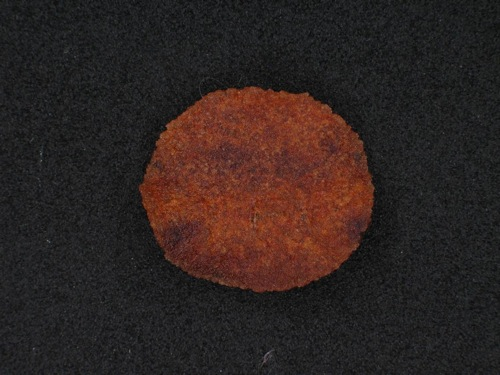
%> input picture ImagesAndData/testimg2.jpg, 500 x 375 px
$ octave --eval "result = Bim_segdefects(rgb2gray(imread('../ImagesAndData/testimg2.jpg')));"   (GNU Octave 9; MATLAB toolbox functions it lacks are replaced by stand-ins)
%> lines starting %> are read from the running program, lines starting %| are printed output that depends on the picture; in (x1, y1, x2, y2) boxes, pixels count from 0 and x2, y2 are one past the last pixel; in counts of white or black regions, pixels touching at a corner belong together; the program's own positions count from 1
### ImageProcessing/Bim_d1.m
% function J = Bim_d1(I,m);
%
% Toolbox: Balu
%    First derivative of image X using a m x m Gauss operator.
%
%    Input data:
%       I grayvalue image.
%
%    Output:
%       J first derivative of I
%
%    Example:
%       X = imread('testimg2.jpg');
%       I = rgb2gray(X);
%       figure(1)
%       imshow(I); title('original image')
%       J = Bimgd1(I,5);
%       figure(2)
%       imshow(J,[]); title('gradient')
%
% (c) D.Mery, PUC-DCC, 2010
% http://dmery.ing.puc.cl

function [Y,Yx,Yy] = Bim_d1(X,m)
sigma = m/8.5;
s2 = sigma^2;
Gx = zeros(m,m);
Gy = zeros(m,m);
c = (m-1)/2;
for i = 1:m
   x = i-c;
   x2 = (i-c)^2;
   for j=1:m
       y = j-c;
      y2 = (j-c)^2;
      ex = exp(-(x2+y2)/2/s2);
      Gx(i,j) = y*ex;
      Gy(i,j) = x*ex;
   end
end
mgx = sum(abs(Gx(:)))/2*(0.3192*m-0.3543);
Gx = Gx/mgx;
Gy = Gy/mgx;
Yx = conv2(X,Gx,'same');
Yy = conv2(X,Gy,'same');
Y0 = sqrt(Yx.*Yx+Yy.*Yy);
[N,M] = size(X);
Y = zeros(N,M);
Y(c:N-c,c:M-c) = Y0(c:N-c,c:M-c);

### ImageProcessing/Bim_d2.m
% J = Bimgd2(I)
%
% Toolbox: Balu
%    Second derivative of image X.
%
%    Input data:
%       I grayvalue image.
%
%    Output:
%       J = conv2(I,[0 1 0;1 -4 1;0 1 0],'same');
%
%    Example:
%       X = imread('testimg2.jpg');
%       I = rgb2gray(X);
%       figure(1)
%       imshow(I); title('original image')
%       J = Bimgd2(I);
%       figure(2)
%       imshow(J,[]); title('laplacian')
%
% (c) D.Mery, PUC-DCC, 2010
% http://dmery.ing.puc.cl

function Y = Bim_d2(X)
Y = conv2(X,[0 1 0;1 -4 1;0 1 0],'same');

### ImageProcessing/Bim_segdefects.m
% D.Mery
% Ago-2009
% Segmentacion de fallas hipoteticas
% input : X imagen de rayos X de entrada
% output: Y imagen binaria de salida con las fallas hipoteticas
% output: feat matriz de features extraidas ver ultimas lineas del codigo

function [Y,feat] = Bim_segdefects(X)

%
%Inicializacion de parametros:
%

%ajustes de contraste para imadjust
pb   = [30 0190 1.5];% 1: gris minimo
% 2: gris maximo
% 3: gamma

%deteccion de bordes
pe  = [1 11 0 15 10]; % 1: 1=>LoG, 2=>Canny, 3=>LoGX
% 2: Tamanho de la mascara
% 3: Umbral de la deteccion de bordes
% 4: Mascara del gradiente
% 5: Umbral del gradiente

%filtro mediana
pm = [15 3];          % 1: Tamanho de la mascara
% 2: umbral
%pre filtro
%pf  = [1  3];         %1: 0=>no hay, 1=>Gauss, 2=>Median, 3=>promedio
%2: Mascara

%clasificacion
% pk = [-0.0056 0.45];

%Otros:
Amin = 7;             % area minima en pixeles
Amax = 250;           % area maxima en pixeles
Bmax = 230;           % maximo valor de intensidad permitido (si es muy grande es un agujero)
Bmin = 30;            % minimo valor de intensidad permitido
Dmax = -0.7;          % maximo valor de la segunda derivada (valores negativos-> fallas claras)
Ksth = 2;             % umbral para el contraste Ks
Fth  = 0.65;          % umbral para el CLP
RAth = 0.05;          % umbral para la razon de areas


%
% ajuste de contraste de la imagen
%

xmin = pb(1);
xmax = pb(2);
B = abs(double(X)-xmin)/(xmax-xmin)*255; % expansion lineal
B = imadjust(B/256,[],[],pb(3))*255+1;   % ajuste gamma

%
% deteccion de fallas con mediana
%
Y = (B - medfilt2(B,[pm(1) pm(1)]))>pm(2);
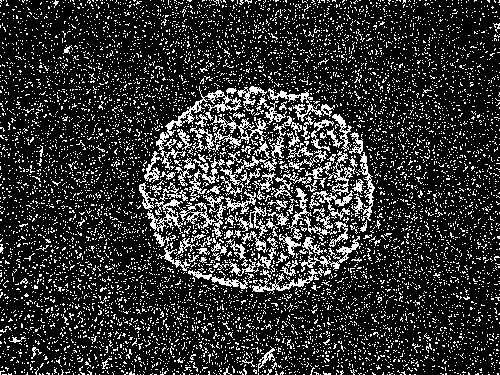
%> Y: size 375x500 logical; 19.1% white in thin lines or dots

%
% preprocesamiento y definiciones
%
%F         = conv2(B,fspecial('gaussian',pf(2),pf(2)/8.5),'same');  % pasa bajos
Ea        = edge(B,'log',pe(3),pe(2)/8.5);                         % deteccion de bordes
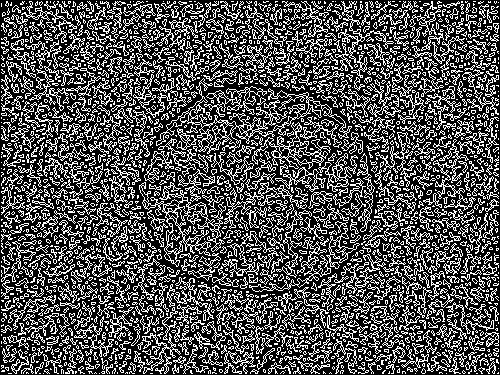
%> Ea: size 375x500 logical; 31.9% white in thin lines or dots
G         = Bim_d1(B,pe(4));          % gradiente de la imagen
%> in Bim_d1, `Yy = conv2(X,Gy,'same');`:
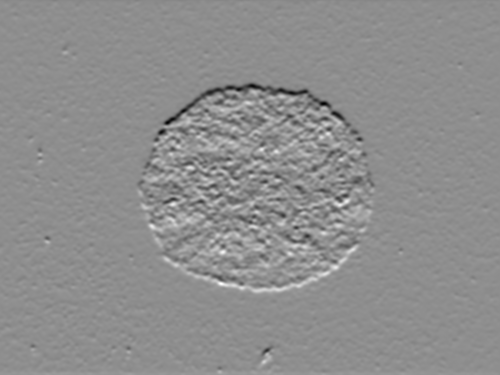
%> Yy: size 375x500 double; min -10.91, max 8.65, mean 0.00512; drawn with min black and max white
E         = not(Ea|G>pe(5));          % ensanche de bordes con gradiente alto
%> E: size 375x500 logical; 68% white; black in thin lines or dots
G         = bwareaopen(E,Amin+1,4);   % eliminacion de regiones pequenhas
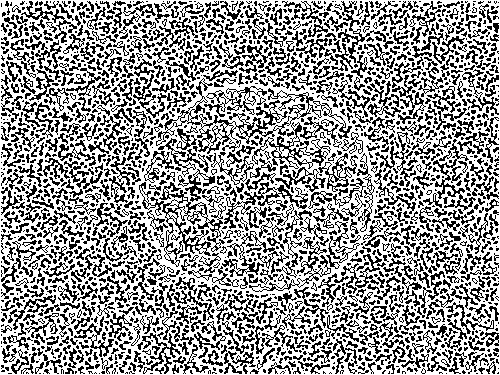
%> G: size 375x500 logical; 60.5% white; black in thin lines or dots
Go        = imclearborder(G,4);       % eliminacion de regiones que tocan los limites de la imagen
%> Go: size 375x500 logical; 4.5% white in thin lines or dots
L         = bwlabel(Go,4);            % deteccion de regiones cerradas
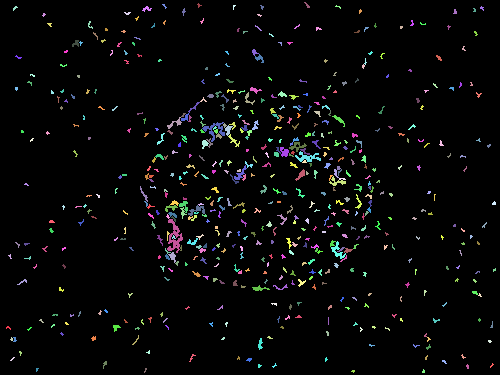
%> L: size 375x500 double; 592 distinct labels, from 0 to 591; one colour per label, 0 black
n         = max(L(:));                % numero de regiones
%> n = 591
X2        = Bim_d2(B);                % segunda derivada
%> in Bim_d2, `Y = conv2(X,[0 1 0;1 -4 1;0 1 0],'same');`:
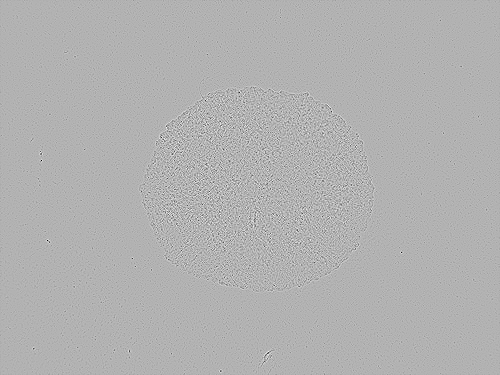
%> Y: size 375x500 double; min -277.5, max 119.8, mean 0; drawn with min black and max white
[N,M]     = size(B);                  % dimensiones de la imagen
%> N = 375; M = 500
Dete      = zeros(N,M);               % imagen donde se almacenaran las fallas hipoteticas detectadas
feat      = zeros(10000,11);
it        = 0;


stats = regionprops(L,'PixelIdxList','PixelList','Centroid');
%> stats = 591 regions; first 5, Centroid: [9 328.3], [10.7 257], [12.2 339.8], [13 359.5], [15.6 8.7]

%
% extraccion de caracteristicas de cada region cerrada encontrada en la imagen L
% y segmentacion
%
for i = 1:n
    j      = stats(i).PixelIdxList;   % busca los pixeles con label i
    D      = mean(X2(j));             % valor medio de la segunda derivada de la region
    if ((D<Dmax))                     % es la segunda aderivada ok?
        G      = mean(B(j));          % valor medio de grises de la region
        if ((G<Bmax) && (G>Bmin))     % es el tono de gris
            A      = length(j);       % area
            RA     = sum(Y(j))/A;     % pixeles detectados por el filtro mediana / area (Mery, 2006: High contrast pixels)
            if (A<Amax)&&(RA>RAth)    % area minima y razon de areas

                REG    = zeros(N,M);                           % se inicializa una imagen REG vacia
                REG(j) = 1;                                    % se marca en REG los pixeles de la region i
                i_max       = max(stats(i).PixelList(:,2))+1;  % maximo en la direccion i
                i_min       = min(stats(i).PixelList(:,2))-1;  % minimo en la direccion i
                j_max       = max(stats(i).PixelList(:,1))+1;  % maximo de en la direccion j
                j_min      =  min(stats(i).PixelList(:,1))-1;  % minimo de en la direccion j

                h           = i_max-i_min+1;                   % alto
                b           = j_max-j_min+1;                   % ancho
                i_m         = stats(i).Centroid(2);            % centro de gravedad i
                j_m         = stats(i).Centroid(1);            % centro de gravedad j

                % Definicion de una ventana que incluya la region y su entorno
                imf = fix(i_m+0.5);
                jmf = fix(j_m+0.5);
                Ia = imf-h; Ie = imf+h;
                Ja = jmf-b; Je = jmf+b;
                if ((Ia>1)&&(Ie<N)&&(Ja>1)&&(Je<M)) % la ventana no debe salir de la imagen

                    Gb    = B(Ia:Ie,Ja:Je);                    % ventana
                    op.show = 0;
                    op.neighbor = 1;
                    op.param = 1.5;
                    X = Bfx_contrast(Gb,ones(size(Gb)),op);
                    Ks = X(4);
                    op.ng = 32;
                    X = Bfx_clp_old(Gb,ones(size(Gb)),op);

                    FTKn2 = X(6);


                    if (FTKn2>Fth)&&(Ks>Ksth)
                        Dete = or(Dete,REG);
                        it = it+1;
                        feat(it,:) = [i_m j_m sqrt(A) h b A G D FTKn2 Ks RA];
                    end
                end
            end
        end
    end
end
%> this loop made 591 passes
%> (j, D, G) on passes 1, 2, 4, 11, 13, 17, 19, 20, 30: ([2578; 2579; 2952; 2953; 3327; 3328; 3703; 3704; 4079; 4080], -9.63, 9.01), ([3256; 3631; 3632; 4005; 4006; 4007; 4008; 4009; 4384], -1.78, 5.15), ([4111; 4485; 4486; 4859; 4860; 5233; 5234; 5608], -6.16, 6.42), ([7477; 7478; 7852; 7853; 7854; 7855; 7856; 8228; 8229], -2.7, 5.99), ([9185; 9559; 9560; 9934; 9935; 10310; 10311; 10686], -11.54, 9.4), ([10455; 10830; 10831; 11204; 11205; 11578; 11579; 11953], -4.41, 5.7), ([11391; 11392; 11765; 11766; 12139; 12140; 12141; 12514], -21.2, 17.01), ([12643; 13018; 13019; 13392; 13393; 13765; 13766; 13767], -7.12, 8.4), ([19452; 19453; 19826; 19827; 20200; 20201; 20575; 20576], -2.54, 6.85)
%> (D, G) on passes 5, 6, 7, 9, 10, 14: (-3.54, 5.3), (-2.26, 6.89), (-3.96, 5.29), (-4.52, 7.64), (-1.17, 6.74), (-4.66, 7.25)
%> Dete: size 375x500 logical; 1.8% white in thin lines or dots, all inside (x1, y1, x2, y2) = (140, 87, 374, 290)
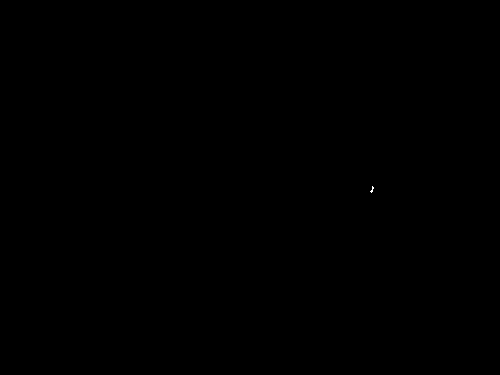
%> REG: size 375x500 double; values 0 (black) and 1 (white), 0.01% white in thin lines or dots, all inside (x1, y1, x2, y2) = (370, 186, 374, 193)
%> after the loop, A = 12; FTKn2 = 11.72; G = 4.38; Ia = 181; Ie = 199; Ja = 367; Je = 379; Ks = 12.09; RA = 1; X = [0.554 0.652 2.19 1.16 3.65 11.72 3.79 5.97 1.77 3.65 1.87 0.821]; b = 6; h = 9; i_m = 190.2; i_max = 194; i_min = 186; imf = 190; it = 224; j_m = 372.8; j_max = 375; j_min = 370
Y = Dete;
feat = feat(1:it,:);

$ run again, on ImagesAndData/testimg1.jpg
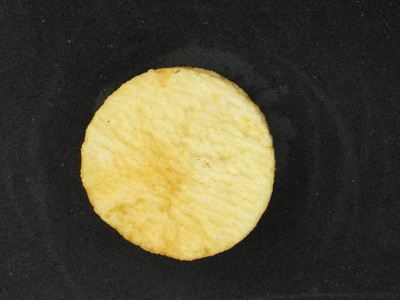
%> input picture ImagesAndData/testimg1.jpg, 400 x 300 px
%> Ea: size 300x400 logical; 25.2% white in thin lines or dots
%> E: size 300x400 logical; 71.5% white; black in thin lines or dots
%> Go: size 300x400 logical; 23.7% white; 195 white regions (166 under 20 px), largest, box (x1, y1, x2, y2) and area: (84, 71, 270, 255) 25193, (184, 46, 233, 69) 291, (31, 222, 54, 248) 174
%> in Bim_segdefects, `L         = bwlabel(Go,4);`:
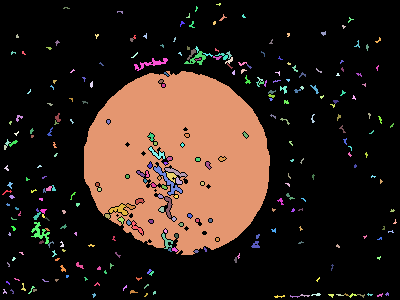
%> L: size 300x400 double; 289 distinct labels, from 0 to 288; one colour per label, 0 black
%> n = 288
%> stats = 288 regions; first 5, Centroid: [7.5 192.6], [5.3 292.3], [5.8 147.9], [7.4 168.9], [8.2 143.2]
%> the loop in Bim_segdefects, `for i = 1:n` made 288 passes
%> (j, D, G) on passes 6, 7, 9, 10, 11, 14: ([2005; 2304; 2305; 2306; 2605; 2606; 2905; 2906], -3.35, 8.7), ([2082; 2083; 2382; 2383; 2683; 2684; 2984; 2985], -3.23, 6.63), ([2363; 2364; 2664; 2665; 2667; 2965; 2966; 2967], -18.62, 17.04), ([2635; 2933; 2934; 2935; 2936; 3234; 3235; 3236], -1.54, 8), ([2823; 2824; 3122; 3123; 3124; 3125; 3422; 3423], -1.84, 7.94), ([3291; 3590; 3591; 3891; 3892; 3894; 4192; 4193; 4194], -5.83, 7.5)
%> after the loop in Bim_segdefects, `for i = 1:n`:
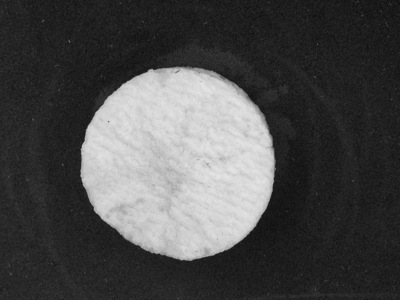
%> X: size 300x400 uint8; min 12, max 231, mean 75.1
%> after the loop in Bim_segdefects, `for i = 1:n`: G = 3.53; it = 0
%> feat = []
